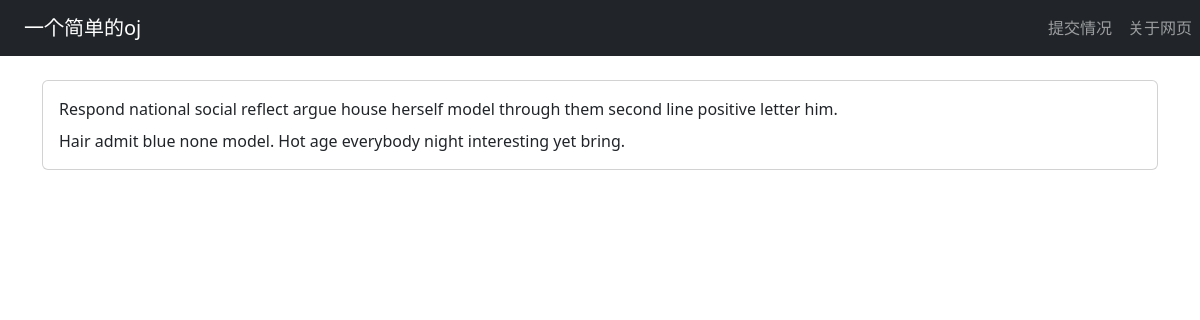
The page /problem/5 on the database its author committed.
### oj/models.py (models this page shows)
class Problem(db.Model):
    id = db.Column(db.Integer, primary_key=True)
    title = db.Column(db.String(20), nullable=False)
    description = db.Column(db.Text, nullable=False)
    difficulty = db.Column(db.Integer, nullable=False)
    category = db.Column(db.String(10), nullable=False)
    input_sample = db.Column(db.Text, nullable=False)
    output_sample = db.Column(db.Text, nullable=False)
    __table_args__ = (
        db.Index('idx_category','category'),
        db.Index('idx_difficulty','difficulty'),
        db.Index('idx_title','title'),
    )

### oj/views.py (the view)
@oj.route('/problem/<int:id>')
def detail(id):
    problem = Problem.query.get(id)
    if problem is None:
        return "没有找到此id题目"
    return render_template('problem.html',problem=problem)

### oj/templates/problem.html (shortened to what this page needs)
{% extends "base.html" %}
{% block content %}
<div class="container mt-4">
<div class="card">
    <div class="card-body">
        <div class="card-title">{{ problem.title }}</div>
        <div class="card-text">
            {{ problem.description }}
        </div>
    </div>
</div>
</div>
{% endblock %}

### rows shown on the page
Problem: title "Respond national social reflect argue house herself model through them second line positive letter him.", description "Hair admit blue none model. Hot age everybody night interesting yet bring."
